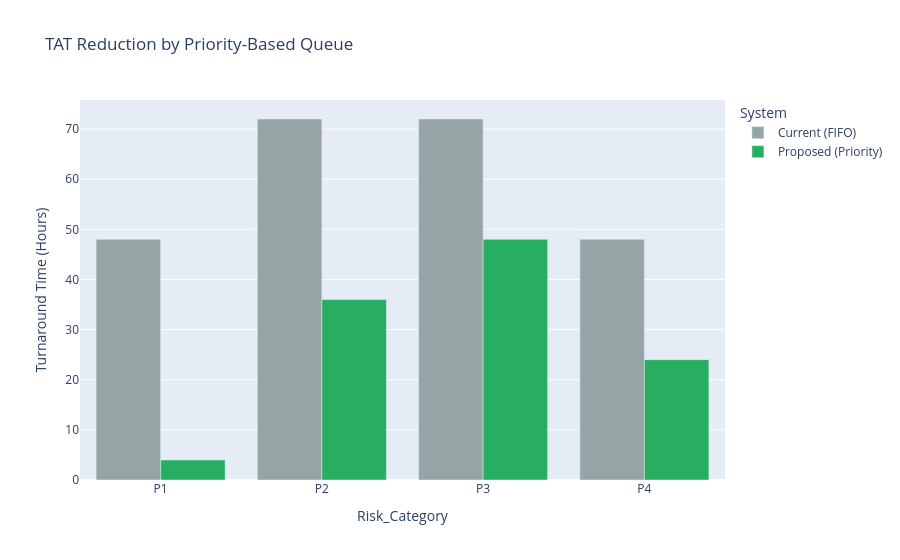

The notebook cell this image was saved under:
### Markdown cell above
### Key Insights:

**STANDARD (Blue - 60.5%)**: Largest segment with 5,090 files - typical loan applications requiring normal processing

**REVIEW_NEEDED (Orange - 15.4%)**: 1,296 files need experienced appraiser review - moderate complexity cases

**QUICK_APPROVE_OR_REJECT (Red - 12.9%)**: 1,086 files are straightforward decisions - either clearly qualified or clearly unqualified

**FAST_TRACK (Green - 11.2%)**: 941 premium/low-risk customers deserve immediate attention

The ML model intelligently categorizes applications so the credit team knows exactly how to handle each file instead of processing everything in order of arrival.

### Code cell
tat_comparison = pd.DataFrame({
    'System': ['Current (FIFO)', 'Current (FIFO)', 'Current (FIFO)', 'Current (FIFO)',
               'Proposed (Priority)', 'Proposed (Priority)', 'Proposed (Priority)', 'Proposed (Priority)'],
    'Risk_Category': ['P1', 'P2', 'P3', 'P4'] * 2,
    'TAT_Hours': [48, 72, 72, 48, 4, 36, 48, 24]
})

fig2 = px.bar(
    tat_comparison,
    x='Risk_Category',
    y='TAT_Hours',
    color='System',
    barmode='group',
    title='TAT Reduction by Priority-Based Queue',
    labels={'TAT_Hours': 'Turnaround Time (Hours)'},
    color_discrete_map={'Current (FIFO)': '#95a5a6', 'Proposed (Priority)': '#27ae60'}
)
fig2.show()

### Figure 1 — Plotly figure (JSON) as saved in the notebook; plotly's stock layout.template omitted (floating-point values rounded to 4 significant figures)
{"data": [{"alignmentgroup": "True", "hovertemplate": "System=Current (FIFO)<br>Risk_Category=%{x}<br>Turnaround Time (Hours)=%{y}<extra></extra>", "legendgroup": "Current (FIFO)", "marker": {"color": "#95a5a6", "pattern": {"shape": ""}}, "name": "Current (FIFO)", "offsetgroup": "Current (FIFO)", "orientation": "v", "showlegend": true, "textposition": "auto", "type": "bar", "x": ["P1", "P2", "P3", "P4"], "xaxis": "x", "y": [48, 72, 72, 48], "yaxis": "y"}, {"alignmentgroup": "True", "hovertemplate": "System=Proposed (Priority)<br>Risk_Category=%{x}<br>Turnaround Time (Hours)=%{y}<extra></extra>", "legendgroup": "Proposed (Priority)", "marker": {"color": "#27ae60", "pattern": {"shape": ""}}, "name": "Proposed (Priority)", "offsetgroup": "Proposed (Priority)", "orientation": "v", "showlegend": true, "textposition": "auto", "type": "bar", "x": ["P1", "P2", "P3", "P4"], "xaxis": "x", "y": [4, 36, 48, 24], "yaxis": "y"}], "layout": {"autosize": true, "barmode": "group", "legend": {"title": {"text": "System"}, "tracegroupgap": 0}, "title": {"text": "TAT Reduction by Priority-Based Queue"}, "xaxis": {"anchor": "y", "autorange": true, "domain": [0, 1], "range": [-0.5, 3.5], "title": {"text": "Risk_Category"}, "type": "category"}, "yaxis": {"anchor": "x", "autorange": true, "domain": [0, 1], "range": [0, 75.79], "title": {"text": "Turnaround Time (Hours)"}, "type": "linear"}}}
